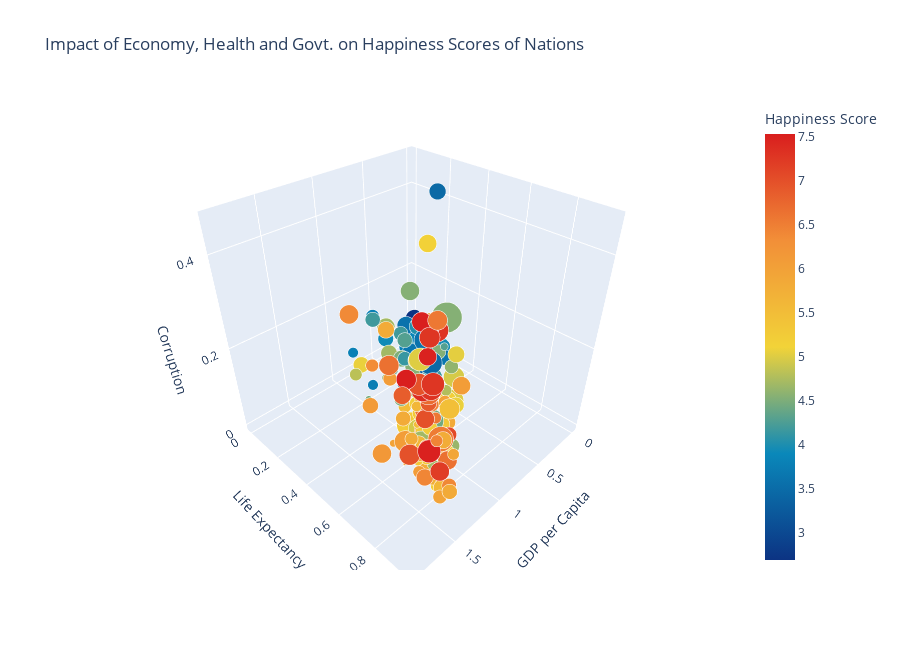

The notebook cell this image was saved under:
### Markdown cell above
Data for the following chart comes from [World Happiness Report](https://www.kaggle.com/unsdsn/world-happiness) and the size of the bubbles corresponds to the generosity of nations.

### Code cell
import plotly.express as px

# 3D World Happiness chart using plotly.express
figure = px.scatter_3d(world_happiness, 
                      x='Economy..GDP.per.Capita.', 
                      y='Health..Life.Expectancy.',
                      z='Trust..Government.Corruption.',
                      size='Generosity', 
                      color='Happiness.Score',
                      hover_name='Country',
                      size_max=30,
                      title='Impact of Economy, Health and Govt. on Happiness Scores of Nations',
                      labels={'Economy..GDP.per.Capita.': 'GDP per Capita', 
                             'Health..Life.Expectancy.': 'Life Expectancy',
                             'Trust..Government.Corruption.': 'Corruption',
                             'Generosity': 'Generosity',
                             'Happiness.Score': 'Happiness Score'},
                      color_continuous_scale='Portland',
                      opacity=1.0)

figure.update_layout(height=650)
figure.update_coloraxes(colorbar_title="Happiness Score")
iplot(figure)

### Figure 1 — Plotly figure (JSON) as saved in the notebook; plotly's stock layout.template omitted (floating-point values rounded to 4 significant figures; data arrays with more than 128 entries replaced by an {"elided": "..."} marker saying what was removed)
{"data": [{"hovertemplate": "<b>%{hovertext}</b><br><br>GDP per Capita=%{x}<br>Life Expectancy=%{y}<br>Corruption=%{z}<br>Generosity=%{marker.size}<br>Happiness Score=%{marker.color}<extra></extra>", "hovertext": {"elided": "155 str values"}, "legendgroup": "", "marker": {"color": {"elided": "155 float values"}, "coloraxis": "coloraxis", "opacity": 1, "size": {"elided": "155 float values"}, "sizemode": "area", "sizeref": 0.0009312, "symbol": "circle"}, "mode": "markers", "name": "", "scene": "scene", "showlegend": false, "type": "scatter3d", "x": {"elided": "155 float values"}, "y": {"elided": "155 float values"}, "z": {"elided": "155 float values"}}], "layout": {"coloraxis": {"colorbar": {"title": {"text": "Happiness Score"}}, "colorscale": [[0, "rgb(12,51,131)"], [0.25, "rgb(10,136,186)"], [0.5, "rgb(242,211,56)"], [0.75, "rgb(242,143,56)"], [1, "rgb(217,30,30)"]]}, "height": 650, "legend": {"itemsizing": "constant", "tracegroupgap": 0}, "scene": {"domain": {"x": [0, 1], "y": [0, 1]}, "xaxis": {"title": {"text": "GDP per Capita"}}, "yaxis": {"title": {"text": "Life Expectancy"}}, "zaxis": {"title": {"text": "Corruption"}}}, "title": {"text": "Impact of Economy, Health and Govt. on Happiness Scores of Nations"}}}
